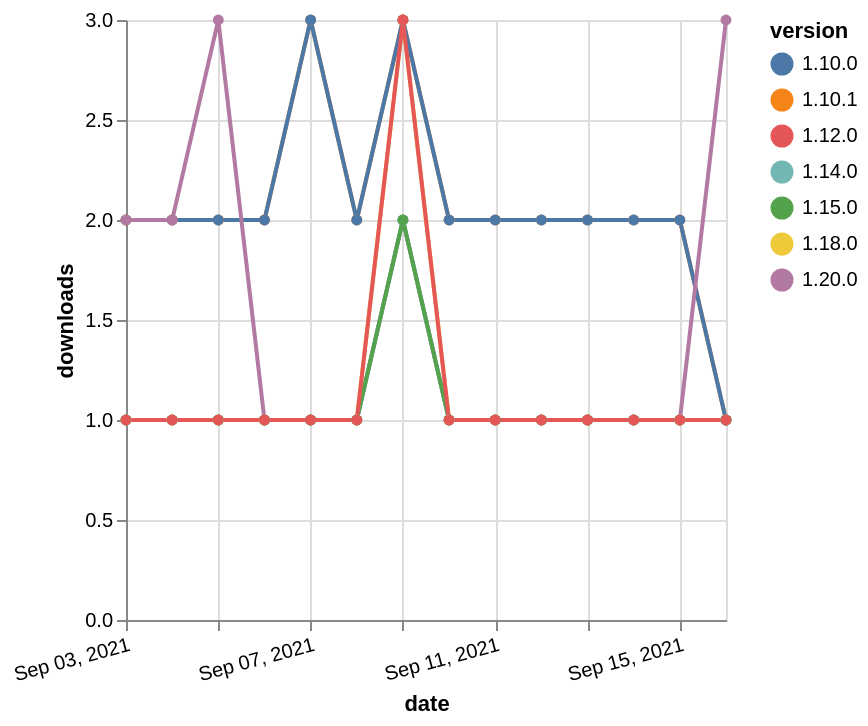

Express this chart as Vega-Lite.
### Vega-Lite specification from a JSON file in a GitHub repository (floating-point values rounded to 4 significant figures)
{"$schema": "https://vega.github.io/schema/vega-lite/v5.json", "description": "A simple bar chart with embedded data.", "data": {"values": [{"date": "2021-09-03", "total": 1906, "delta": 2, "version": "1.10.1"}, {"date": "2021-09-04", "total": 1908, "delta": 2, "version": "1.10.1"}, {"date": "2021-09-05", "total": 1910, "delta": 2, "version": "1.10.1"}, {"date": "2021-09-06", "total": 1912, "delta": 2, "version": "1.10.1"}, {"date": "2021-09-07", "total": 1915, "delta": 3, "version": "1.10.1"}, {"date": "2021-09-08", "total": 1917, "delta": 2, "version": "1.10.1"}, {"date": "2021-09-09", "total": 1920, "delta": 3, "version": "1.10.1"}, {"date": "2021-09-10", "total": 1922, "delta": 2, "version": "1.10.1"}, {"date": "2021-09-11", "total": 1924, "delta": 2, "version": "1.10.1"}, {"date": "2021-09-12", "total": 1926, "delta": 2, "version": "1.10.1"}, {"date": "2021-09-13", "total": 1928, "delta": 2, "version": "1.10.1"}, {"date": "2021-09-14", "total": 1930, "delta": 2, "version": "1.10.1"}, {"date": "2021-09-15", "total": 1932, "delta": 2, "version": "1.10.1"}, {"date": "2021-09-16", "total": 1933, "delta": 1, "version": "1.10.1"}, {"date": "2021-09-03", "total": 211, "delta": 1, "version": "1.18.0"}, {"date": "2021-09-04", "total": 212, "delta": 1, "version": "1.18.0"}, {"date": "2021-09-05", "total": 213, "delta": 1, "version": "1.18.0"}, {"date": "2021-09-06", "total": 214, "delta": 1, "version": "1.18.0"}, {"date": "2021-09-07", "total": 215, "delta": 1, "version": "1.18.0"}, {"date": "2021-09-08", "total": 216, "delta": 1, "version": "1.18.0"}, {"date": "2021-09-09", "total": 219, "delta": 3, "version": "1.18.0"}, {"date": "2021-09-10", "total": 220, "delta": 1, "version": "1.18.0"}, {"date": "2021-09-11", "total": 221, "delta": 1, "version": "1.18.0"}, {"date": "2021-09-12", "total": 222, "delta": 1, "version": "1.18.0"}, {"date": "2021-09-13", "total": 223, "delta": 1, "version": "1.18.0"}, {"date": "2021-09-14", "total": 224, "delta": 1, "version": "1.18.0"}, {"date": "2021-09-15", "total": 225, "delta": 1, "version": "1.18.0"}, {"date": "2021-09-16", "total": 226, "delta": 1, "version": "1.18.0"}, {"date": "2021-09-03", "total": 2087, "delta": 2, "version": "1.10.0"}, {"date": "2021-09-04", "total": 2089, "delta": 2, "version": "1.10.0"}, {"date": "2021-09-05", "total": 2091, "delta": 2, "version": "1.10.0"}, {"date": "2021-09-06", "total": 2093, "delta": 2, "version": "1.10.0"}, {"date": "2021-09-07", "total": 2096, "delta": 3, "version": "1.10.0"}, {"date": "2021-09-08", "total": 2098, "delta": 2, "version": "1.10.0"}, {"date": "2021-09-09", "total": 2101, "delta": 3, "version": "1.10.0"}, {"date": "2021-09-10", "total": 2103, "delta": 2, "version": "1.10.0"}, {"date": "2021-09-11", "total": 2105, "delta": 2, "version": "1.10.0"}, {"date": "2021-09-12", "total": 2107, "delta": 2, "version": "1.10.0"}, {"date": "2021-09-13", "total": 2109, "delta": 2, "version": "1.10.0"}, {"date": "2021-09-14", "total": 2111, "delta": 2, "version": "1.10.0"}, {"date": "2021-09-15", "total": 2113, "delta": 2, "version": "1.10.0"}, {"date": "2021-09-16", "total": 2114, "delta": 1, "version": "1.10.0"}, {"date": "2021-09-03", "total": 136, "delta": 2, "version": "1.20.0"}, {"date": "2021-09-04", "total": 138, "delta": 2, "version": "1.20.0"}, {"date": "2021-09-05", "total": 141, "delta": 3, "version": "1.20.0"}, {"date": "2021-09-06", "total": 142, "delta": 1, "version": "1.20.0"}, {"date": "2021-09-07", "total": 143, "delta": 1, "version": "1.20.0"}, {"date": "2021-09-08", "total": 144, "delta": 1, "version": "1.20.0"}, {"date": "2021-09-09", "total": 146, "delta": 2, "version": "1.20.0"}, {"date": "2021-09-10", "total": 147, "delta": 1, "version": "1.20.0"}, {"date": "2021-09-11", "total": 148, "delta": 1, "version": "1.20.0"}, {"date": "2021-09-12", "total": 149, "delta": 1, "version": "1.20.0"}, {"date": "2021-09-13", "total": 150, "delta": 1, "version": "1.20.0"}, {"date": "2021-09-14", "total": 151, "delta": 1, "version": "1.20.0"}, {"date": "2021-09-15", "total": 152, "delta": 1, "version": "1.20.0"}, {"date": "2021-09-16", "total": 155, "delta": 3, "version": "1.20.0"}, {"date": "2021-09-03", "total": 210, "delta": 1, "version": "1.14.0"}, {"date": "2021-09-04", "total": 211, "delta": 1, "version": "1.14.0"}, {"date": "2021-09-05", "total": 212, "delta": 1, "version": "1.14.0"}, {"date": "2021-09-06", "total": 213, "delta": 1, "version": "1.14.0"}, {"date": "2021-09-07", "total": 214, "delta": 1, "version": "1.14.0"}, {"date": "2021-09-08", "total": 215, "delta": 1, "version": "1.14.0"}, {"date": "2021-09-09", "total": 217, "delta": 2, "version": "1.14.0"}, {"date": "2021-09-10", "total": 218, "delta": 1, "version": "1.14.0"}, {"date": "2021-09-11", "total": 219, "delta": 1, "version": "1.14.0"}, {"date": "2021-09-12", "total": 220, "delta": 1, "version": "1.14.0"}, {"date": "2021-09-13", "total": 221, "delta": 1, "version": "1.14.0"}, {"date": "2021-09-14", "total": 222, "delta": 1, "version": "1.14.0"}, {"date": "2021-09-15", "total": 223, "delta": 1, "version": "1.14.0"}, {"date": "2021-09-16", "total": 224, "delta": 1, "version": "1.14.0"}, {"date": "2021-09-03", "total": 178, "delta": 1, "version": "1.15.0"}, {"date": "2021-09-04", "total": 179, "delta": 1, "version": "1.15.0"}, {"date": "2021-09-05", "total": 180, "delta": 1, "version": "1.15.0"}, {"date": "2021-09-06", "total": 181, "delta": 1, "version": "1.15.0"}, {"date": "2021-09-07", "total": 182, "delta": 1, "version": "1.15.0"}, {"date": "2021-09-08", "total": 183, "delta": 1, "version": "1.15.0"}, {"date": "2021-09-09", "total": 185, "delta": 2, "version": "1.15.0"}, {"date": "2021-09-10", "total": 186, "delta": 1, "version": "1.15.0"}, {"date": "2021-09-11", "total": 187, "delta": 1, "version": "1.15.0"}, {"date": "2021-09-12", "total": 188, "delta": 1, "version": "1.15.0"}, {"date": "2021-09-13", "total": 189, "delta": 1, "version": "1.15.0"}, {"date": "2021-09-14", "total": 190, "delta": 1, "version": "1.15.0"}, {"date": "2021-09-15", "total": 191, "delta": 1, "version": "1.15.0"}, {"date": "2021-09-16", "total": 192, "delta": 1, "version": "1.15.0"}, {"date": "2021-09-03", "total": 368, "delta": 1, "version": "1.12.0"}, {"date": "2021-09-04", "total": 369, "delta": 1, "version": "1.12.0"}, {"date": "2021-09-05", "total": 370, "delta": 1, "version": "1.12.0"}, {"date": "2021-09-06", "total": 371, "delta": 1, "version": "1.12.0"}, {"date": "2021-09-07", "total": 372, "delta": 1, "version": "1.12.0"}, {"date": "2021-09-08", "total": 373, "delta": 1, "version": "1.12.0"}, {"date": "2021-09-09", "total": 376, "delta": 3, "version": "1.12.0"}, {"date": "2021-09-10", "total": 377, "delta": 1, "version": "1.12.0"}, {"date": "2021-09-11", "total": 378, "delta": 1, "version": "1.12.0"}, {"date": "2021-09-12", "total": 379, "delta": 1, "version": "1.12.0"}, {"date": "2021-09-13", "total": 380, "delta": 1, "version": "1.12.0"}, {"date": "2021-09-14", "total": 381, "delta": 1, "version": "1.12.0"}, {"date": "2021-09-15", "total": 382, "delta": 1, "version": "1.12.0"}, {"date": "2021-09-16", "total": 383, "delta": 1, "version": "1.12.0"}]}, "width": "container", "mark": {"type": "line", "point": {"filled": true}}, "encoding": {"x": {"field": "date", "type": "temporal", "timeUnit": "yearmonthdate", "title": "date", "axis": {"labelAngle": -15}}, "y": {"field": "delta", "type": "quantitative", "title": "downloads"}, "color": {"field": "version", "type": "nominal"}, "tooltip": {"field": "delta"}}}
